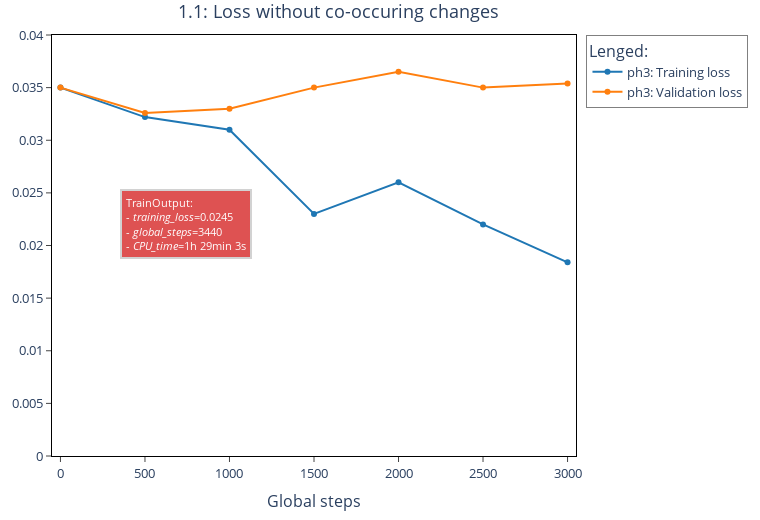

Here is the notebook cell this chart was saved with:
### Code cell
import plotly.graph_objects as go
import plotly.tools as tls
from plotly.offline import plot, iplot, init_notebook_mode
from plotly.validators.scatter.marker import SymbolValidator
from IPython.core.display import display, HTML

# Add plotly 
init_notebook_mode(connected = True)
config={'showLink': False, 'displayModeBar': False}


# Load fancy colors
tableau20 = [(31, 119, 180), (174, 199, 232), (255, 127, 14), (255, 187, 120),  
             (44, 160, 44), (152, 223, 138), (214, 39, 40), (255, 152, 150),  
             (148, 103, 189), (197, 176, 213), (140, 86, 75), (196, 156, 148),  
             (227, 119, 194), (247, 182, 210), (127, 127, 127), (199, 199, 199),  
(188, 189, 34), (219, 219, 141), (23, 190, 207), (158, 218, 229)]


# Define labels lists (just in case)
x_values = [0, 500, 1000, 1500, 2000, 2500, 3000]
y_values = [0.035, 0.0322, 0.031, 0.023, 0.026, 0.022, 0.0184]
y_values2 = [0.035, 0.0326, 0.033, 0.035, 0.0365, 0.035, 0.0354]

figb = go.Figure()


figb.add_trace(go.Scatter(x=x_values, 
                          y=y_values, 
                          mode='lines+markers',
                          showlegend = True, 
                          name= 'ph3: Training loss',
                          hovertemplate  = "Global step: %{x}<br>Training loss: %{y}",
                          marker_color="rgb"+str(tableau20[0])))

figb.add_trace(go.Scatter(x=x_values, 
                          y=y_values2, 
                          mode='lines+markers',
                          showlegend = True, 
                          name= 'ph3: Validation loss',
                          hovertemplate  = "Global step: %{x}<br>Training loss: %{y}",
                          marker_color="rgb"+str(tableau20[2])))

figb.add_annotation(
                     x=0.13,
                     y=0.55,
            xref="paper",
        yref="paper",
        text="TrainOutput:<br>- <i>training_loss</i>=0.0245<br>- <i>global_steps</i>=3440 <br>- <i>CPU_time</i>=1h 29min 3s",
        showarrow=False,
        font=dict(size=11,
            color="#ffffff"
            ),
        align="left",
        bordercolor="#c7c7c7",
        borderwidth=2,
        borderpad=4,
        bgcolor="rgb"+str(tableau20[6]),
        opacity=0.8
        )


figb.update_layout(title = '1.1: Loss without co-occuring changes',
                  title_x = 0.445, 
                  legend=dict(title='Lenged: ',
                              orientation = 'v',
                              bordercolor="Gray",
                              borderwidth=1),
                  xaxis_title='Global steps',
                  xaxis=dict(range=[-50,3050], 
                             mirror=True,
                             ticks='outside',
                             showline=True,
                             linecolor='#000',
                             tickvals = [0, 500, 1000, 1500, 2000, 2500, 3000],
                             tickfont = dict(size=13)),
                  yaxis=dict(range=[0,0.04], 
                             mirror=True,
                             ticks='outside', 
                             showline=True, 
                             linecolor='#000',
                             tickfont = dict(size=13)),
                  plot_bgcolor='#fff', 
                  width = 760, 
                  height = 520,
                  font = dict(size = 13),
                  margin=go.layout.Margin(l=50,
                                         r=50,
                                         b=60,
                                        t=35))
# Plot figure
# For jupyter-book rendering --=-- jupyter-lab
# plot(figb, filename = 'new-fig.html', config = config)
# display(HTML('new-fig.html'))
# For local jupyter notebook --== binder session
iplot(figb,config=config)

### Figure 1 — Plotly figure (JSON) as saved in the notebook; plotly's stock layout.template omitted (floating-point values rounded to 4 significant figures)
{"data": [{"hovertemplate": "Global step: %{x}<br>Training loss: %{y}", "marker": {"color": "rgb(31, 119, 180)"}, "mode": "lines+markers", "name": "ph3: Training loss", "showlegend": true, "type": "scatter", "x": [0, 500, 1000, 1500, 2000, 2500, 3000], "y": [0.035, 0.0322, 0.031, 0.023, 0.026, 0.022, 0.0184]}, {"hovertemplate": "Global step: %{x}<br>Training loss: %{y}", "marker": {"color": "rgb(255, 127, 14)"}, "mode": "lines+markers", "name": "ph3: Validation loss", "showlegend": true, "type": "scatter", "x": [0, 500, 1000, 1500, 2000, 2500, 3000], "y": [0.035, 0.0326, 0.033, 0.035, 0.0365, 0.035, 0.0354]}], "layout": {"annotations": [{"align": "left", "bgcolor": "rgb(214, 39, 40)", "bordercolor": "#c7c7c7", "borderpad": 4, "borderwidth": 2, "font": {"color": "#ffffff", "size": 11}, "opacity": 0.8, "showarrow": false, "text": "TrainOutput:<br>- <i>training_loss</i>=0.0245<br>- <i>global_steps</i>=3440 <br>- <i>CPU_time</i>=1h 29min 3s", "x": 0.13, "xref": "paper", "y": 0.55, "yref": "paper"}], "font": {"size": 13}, "height": 520, "legend": {"bordercolor": "Gray", "borderwidth": 1, "orientation": "v", "title": {"text": "Lenged: "}}, "margin": {"b": 60, "l": 50, "r": 50, "t": 35}, "plot_bgcolor": "#fff", "title": {"text": "1.1: Loss without co-occuring changes", "x": 0.445}, "width": 760, "xaxis": {"linecolor": "#000", "mirror": true, "range": [-50, 3050], "showline": true, "tickfont": {"size": 13}, "ticks": "outside", "tickvals": [0, 500, 1000, 1500, 2000, 2500, 3000], "title": {"text": "Global steps"}}, "yaxis": {"linecolor": "#000", "mirror": true, "range": [0, 0.04], "showline": true, "tickfont": {"size": 13}, "ticks": "outside"}}}
